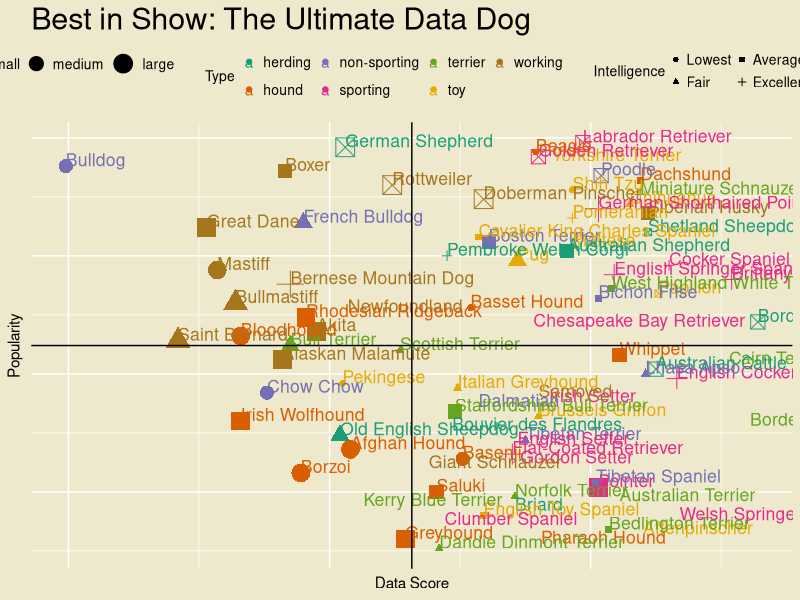

The R source for this figure:
## ---- chunk 1
knitr::opts_chunk$set(echo = TRUE)
## ---- chunk 2
library(ggplot2)
library(tidyverse)
library(dplyr)
best <- readxl::read_xlsx('BestInShow.xlsx', sheet='Best in show')
bestfull <- readxl::read_xlsx('BestInShow.xlsx', sheet = 'Best in show full sheet')
best <- best [,-c(2:4,6,8,13, 16, 20, 22, 42, 45, 51:55)]
colnames <- best[5,]
names(best) <- colnames
best <- best[-c(1:6),]
best <- best[-c(173:183),]
Intelligence <- best[c(1,5)]
intelnames <- c("Breed", "Intelligence")
names(Intelligence) <- intelnames
Intelligence
bestfull <-bestfull[, c(1,3,32,5,7)]
names <- c("Breed", "Type", "Size", "Data Score", "Popularity")
names(bestfull) <- names
bestfull <- bestfull[-c(1:3),]
bestfull <- bestfull %>% drop_na(`Data Score`)

dat <- left_join(bestfull, Intelligence)
dat$Type <- factor(dat$Type)
dat <- dat %>% drop_na(Intelligence)
dat$Size <- factor(dat$Size, levels = c("small", "medium", "large"))
dat$Intelligence <- factor(dat$Intelligence, levels = c("Lowest", "Fair", "Average","Above Average","Excellent", "Brightest"))
dat$Popularity <- as.numeric(dat$Popularity)
dat$`Data Score` <- as.numeric(dat$`Data Score`)
## ---- chunk 3
dat %>% ggplot(aes(x =`Data Score`, y = Popularity, shape = Intelligence, color = Type, size = Size)) + 
  geom_point(point= "jitter") + 
  geom_text(aes(label= Breed, check_overlap = TRUE, nudge_x = 1, hjust = 0,vjust = 0, nudge_y = 1,  position = "jitter",size = "medium")) +
  theme(legend.position = "top",
        legend.key.size = unit(.1, "cm"),
        legend.text = element_text(size = 10),
        legend.title = element_text(size = 10)) + 
  scale_y_reverse() +
  ggtitle("Best in Show: The Ultimate Data Dog") + 
  geom_vline(xintercept =((max(dat$`Data Score`) + min(dat$`Data Score`))/2)) +
  geom_hline(yintercept = ((max(dat$Popularity) + min(dat$Popularity))/2)) +
  theme(axis.ticks=element_blank(), axis.text=element_blank(), 
        panel.background  = element_rect(fill = "cornsilk2", colour = "cornsilk2"),
        plot.background = element_rect(fill = 'cornsilk2', colour = 'cornsilk2'),
        legend.background = element_rect(fill = 'cornsilk2', colour = 'cornsilk2'),
        legend.key = element_rect(fill = 'cornsilk2', colour = 'cornsilk2'),
        plot.title = element_text(size =22)) + scale_color_brewer(palette = "Dark2")
